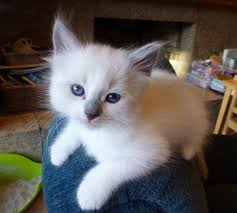
#> input picture src/img/image.jpeg, 237 x 213 px, found by its file name
$ python main.py
#> lines starting #> are read from the running program, lines starting #| are printed output that depends on the picture
import cv2
import numpy

img = cv2.imread("./src/img/image.jpeg")
#> img is the input picture: shape (213, 237, 3); mean B, G, R 87.5, 91.1, 96.2

img = cv2.cvtColor(img, cv2.COLOR_BGR2RGB)

r, g, b = cv2.split(img)
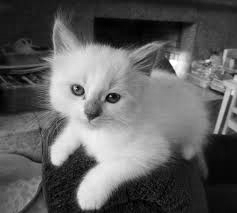
#> r: shape (213, 237); min 0, max 255, mean 96.2
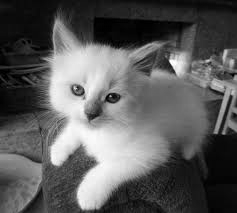
#> g: shape (213, 237); min 0, max 255, mean 91.1
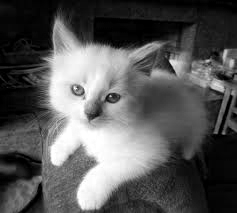
#> b: shape (213, 237); min 0, max 255, mean 87.5

img = cv2.merge([b,g,r])

cv2.imshow("Res", img)
cv2.waitKey(0)
